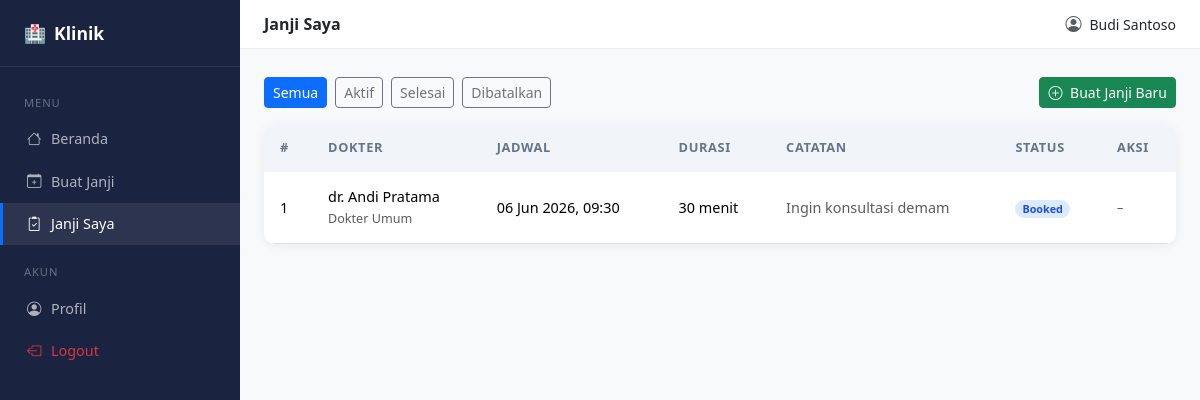
/user/appointments.php (signed in), run on an earlier commit of the app's database.
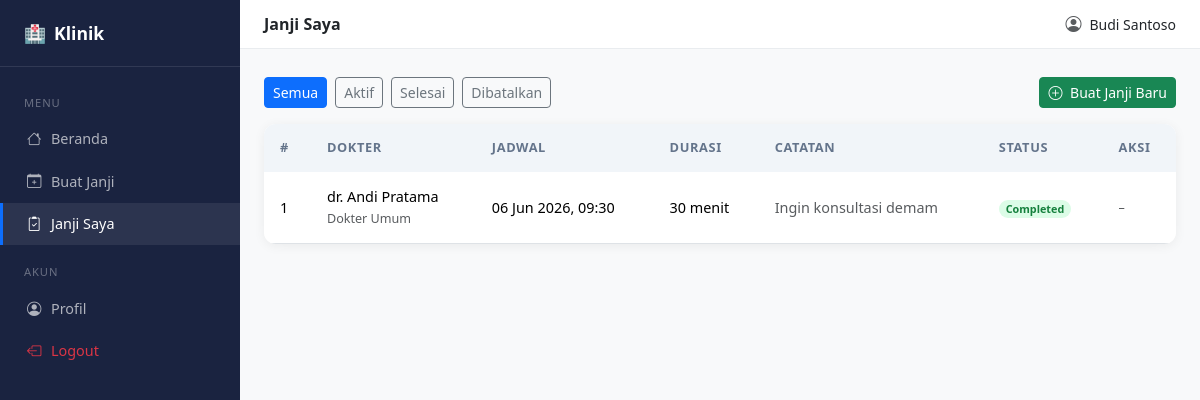
And on a later commit of the database.
### tables this page shows
CREATE TABLE `appointments` (
  `id` int(10) UNSIGNED NOT NULL,
  `patient_id` int(10) UNSIGNED NOT NULL,
  `slot_id` int(10) UNSIGNED NOT NULL,
  `booking_time` datetime NOT NULL DEFAULT current_timestamp(),
  `status` enum('booked','cancelled','completed') NOT NULL DEFAULT 'booked',
  `notes` text DEFAULT NULL
);

CREATE TABLE `doctors` (
  `id` int(10) UNSIGNED NOT NULL,
  `full_name` varchar(100) NOT NULL,
  `specialization` varchar(100) DEFAULT NULL,
  `license_number` varchar(50) NOT NULL,
  `is_active` tinyint(1) NOT NULL DEFAULT 1
);

CREATE TABLE `time_slots` (
  `id` int(10) UNSIGNED NOT NULL,
  `doctor_id` int(10) UNSIGNED NOT NULL,
  `slot_datetime` datetime NOT NULL,
  `duration_minutes` smallint(5) UNSIGNED NOT NULL DEFAULT 30,
  `is_booked` tinyint(1) NOT NULL DEFAULT 0,
  `created_at` datetime NOT NULL DEFAULT current_timestamp()
);

### user/appointments.php (the view, shortened to what this page needs)
<?php
require_once '../config/config.php';
require_once '../includes/layout_user.php';
$filterStatus = $_GET['status'] ?? '';
$pid = $_SESSION['user_id'];
$w   = $filterStatus ? "AND a.status = ?" : "";
$p   = $filterStatus ? [$pid, $filterStatus] : [$pid];
$stmt = $pdo->prepare(
    "SELECT a.id, a.status, a.notes, a.booking_time,
            d.full_name AS doctor, d.specialization,
            ts.slot_datetime, ts.duration_minutes
     FROM appointments a
     JOIN time_slots ts ON ts.id = a.slot_id
     JOIN doctors d     ON d.id  = ts.doctor_id
     WHERE a.patient_id = ? $w
     ORDER BY ts.slot_datetime DESC"
);
$stmt->execute($p);
$appointments = $stmt->fetchAll();
?>
<div class="mb-3 d-flex gap-2 flex-wrap">
  <?php
  $statuses = ['' => 'Semua', 'booked' => 'Aktif', 'completed' => 'Selesai', 'cancelled' => 'Dibatalkan'];
  foreach ($statuses as $val => $label):
      $active = $filterStatus === $val ? 'btn-primary' : 'btn-outline-secondary';
  ?>
  <a href="?status=<?= $val ?>" class="btn btn-sm <?= $active ?>"><?= $label ?></a>
  <?php endforeach; ?>
  <a href="<?= BASE_URL ?>/user/booking.php" class="btn btn-sm btn-success ms-auto">
    <i class="bi bi-plus-circle me-1"></i> Buat Janji Baru
  </a>
</div>
<div class="card table-card">
  <div class="table-responsive">
    <table class="table table-hover">
      <thead>
        <tr><th>#</th><th>Dokter</th><th>Jadwal</th><th>Durasi</th><th>Catatan</th><th>Status</th><th>Aksi</th></tr>
      </thead>
      <tbody>
      <?php foreach ($appointments as $a): ?>
      <tr>
        <td><?= $a['id'] ?></td>
        <td>
          <div><?= htmlspecialchars($a['doctor']) ?></div>
          <small class="text-muted"><?= htmlspecialchars($a['specialization'] ?? '') ?></small>
        </td>
        <td><?= date('d M Y, H:i', strtotime($a['slot_datetime'])) ?></td>
        <td><?= $a['duration_minutes'] ?> menit</td>
        <td class="text-muted small"><?= htmlspecialchars($a['notes'] ?? '-') ?></td>
        <td>
          <span class="badge rounded-pill badge-<?= $a['status'] ?>">
            <?= ucfirst($a['status']) ?>
          </span>
        </td>
        <td>
          <?php
          $isFuture = strtotime($a['slot_datetime']) > time();
          if ($a['status'] === 'booked' && $isFuture): ?>
          <form method="post" class="d-inline"
                onsubmit="return confirm('Batalkan janji ini?')">
            <input type="hidden" name="action" value="cancel">
            <input type="hidden" name="id" value="<?= $a['id'] ?>">
            <button class="btn btn-sm btn-outline-danger">
              <i class="bi bi-x-circle me-1"></i>Batalkan
            </button>
          </form>
          <?php else: ?>
          <span class="text-muted small">–</span>
          <?php endif; ?>
        </td>
      </tr>
      <?php endforeach; ?>
      </tbody>
    </table>
  </div>
</div>
<?php require_once '../includes/layout_user_end.php'; ?>

What changed in the data, as far as the page shows it:
changed appointments "Ingin konsultasi demam": status "Booked" → "Completed"
